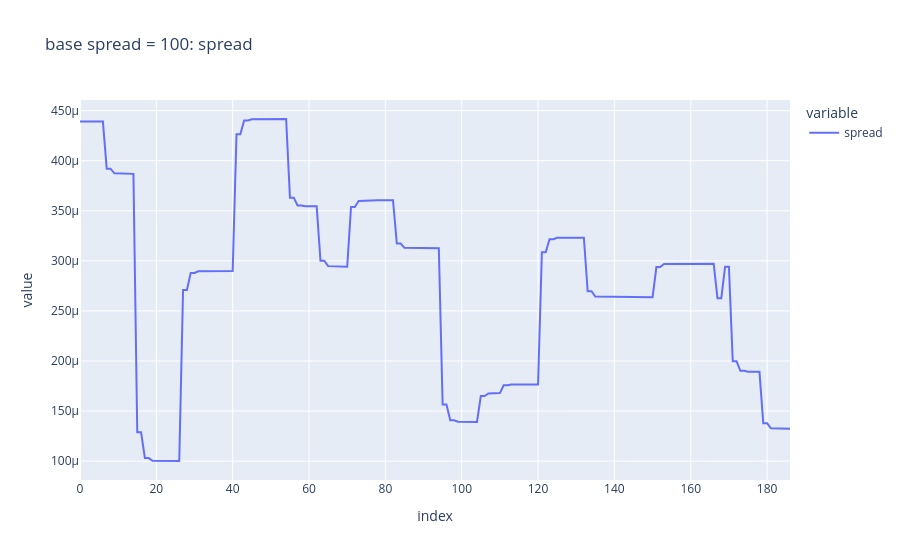

Write notebook code for a chart like this one.
### Code cell
spread_df = pd.DataFrame(
    data={'spread': (
        spread_result_df[['withSpread_m0_ask_price']].values 
        - spread_result_df[['withSpread_m0_bid_price']].values 
    ).flatten()}
)
spread_df.plot(title='base spread = 100: spread')

### Figure 1 — Plotly figure (JSON) as saved in the notebook; plotly's stock layout.template omitted (floating-point values rounded to 4 significant figures; data arrays with more than 128 entries replaced by an {"elided": "..."} marker saying what was removed)
{"data": [{"hovertemplate": "variable=spread<br>index=%{x}<br>value=%{y}<extra></extra>", "legendgroup": "spread", "line": {"color": "#636efa", "dash": "solid"}, "marker": {"symbol": "circle"}, "mode": "lines", "name": "spread", "orientation": "v", "showlegend": true, "type": "scatter", "x": {"elided": "187 int values"}, "xaxis": "x", "y": {"elided": "187 float values"}, "yaxis": "y"}], "layout": {"legend": {"title": {"text": "variable"}, "tracegroupgap": 0}, "title": {"text": "base spread = 100: spread"}, "xaxis": {"anchor": "y", "domain": [0, 1], "title": {"text": "index"}}, "yaxis": {"anchor": "x", "domain": [0, 1], "title": {"text": "value"}}}}
